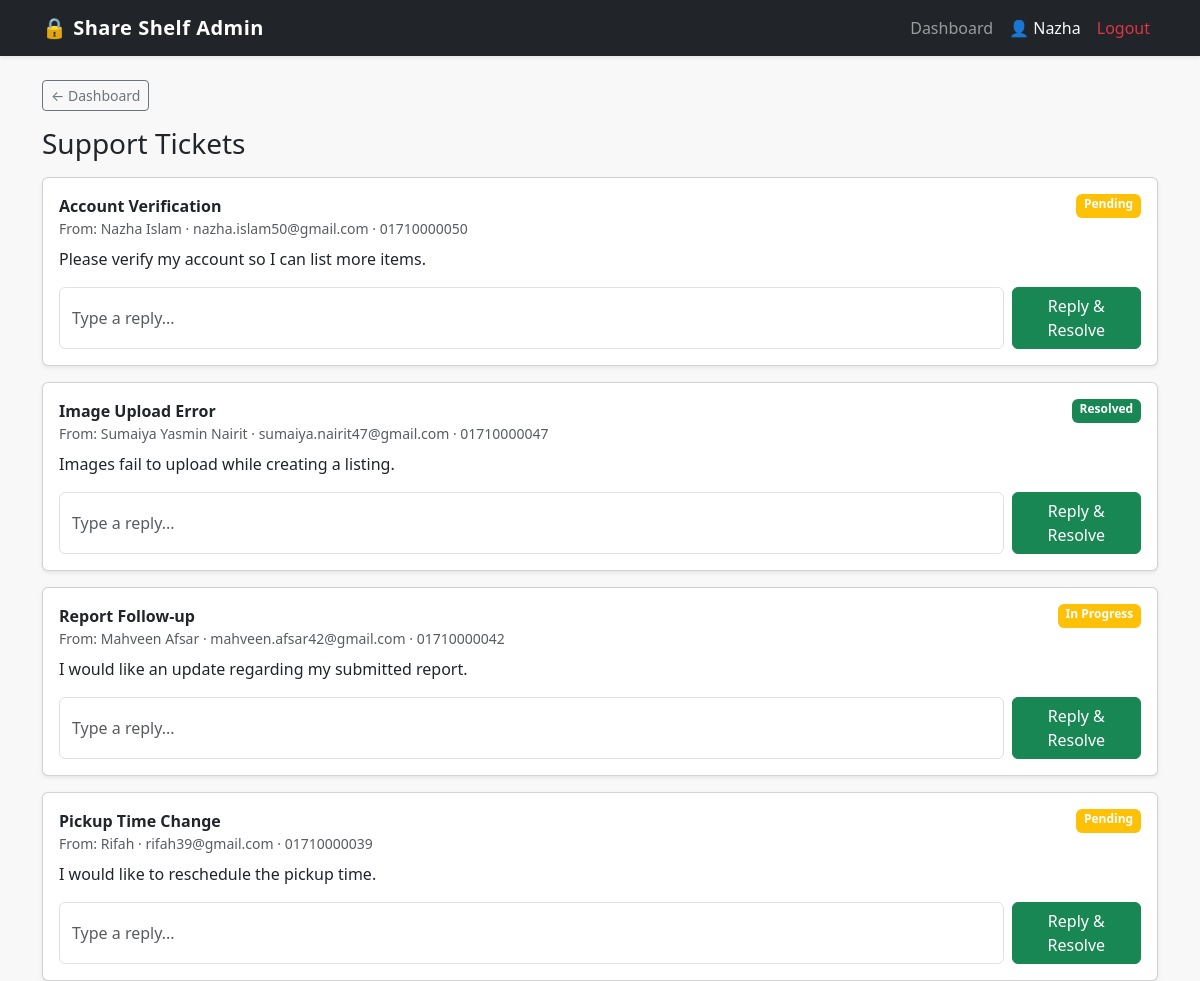
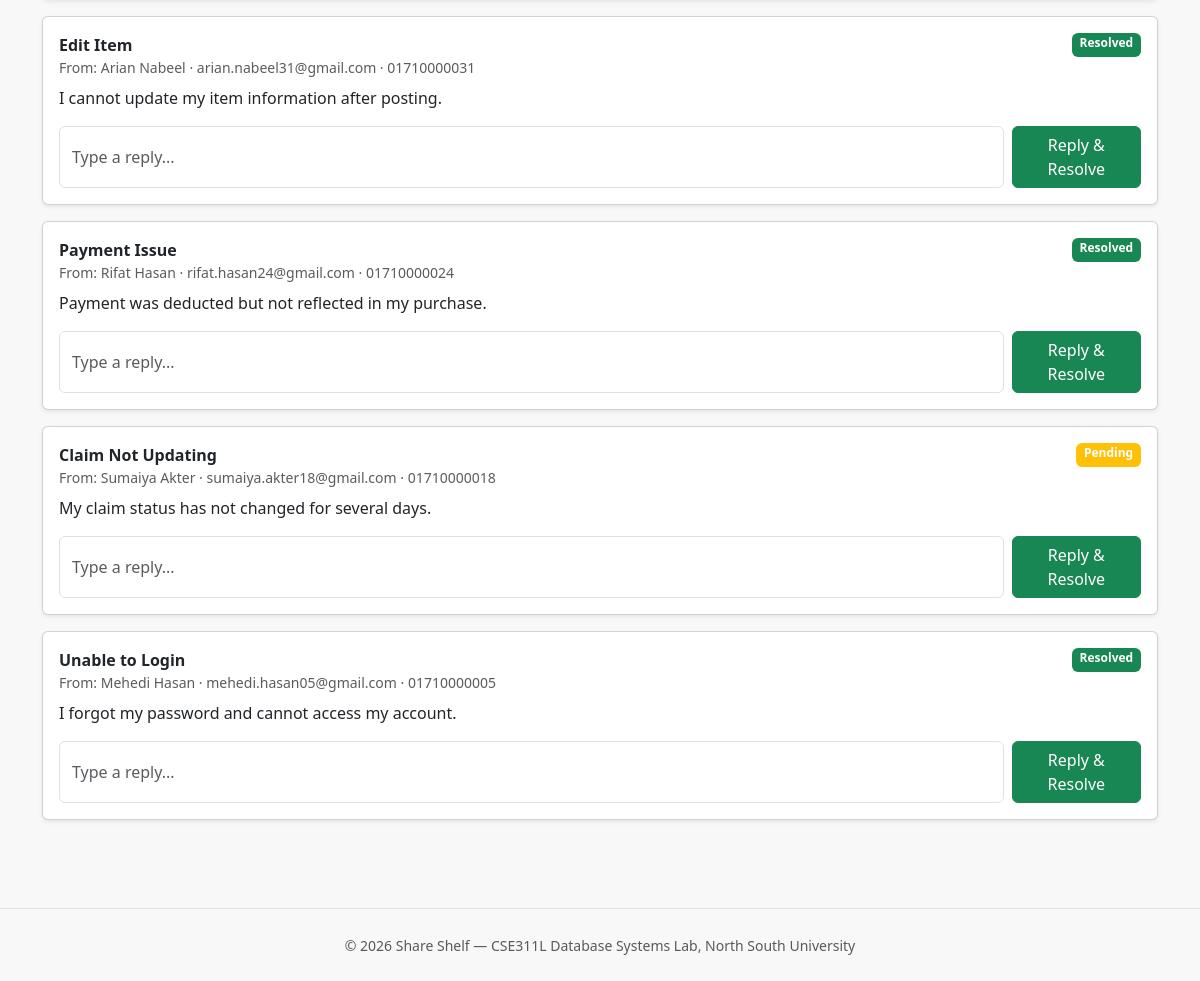
The app's page /share_shelf/admin_tickets.php (signed in) with its own data (2 pictures, top to bottom).
### tables this page shows
CREATE TABLE `support_ticket` (
  `Ticket_ID` int(11) NOT NULL AUTO_INCREMENT,
  `User_ID` int(11) DEFAULT NULL,
  `Contact_Name` varchar(100) DEFAULT NULL,
  `Contact_Email` varchar(255) DEFAULT NULL,
  `Contact_Phone` varchar(15) DEFAULT NULL,
  `Subject` varchar(100) NOT NULL,
  `Message` varchar(255) NOT NULL,
  `Status` varchar(50) NOT NULL,
  `Reply` varchar(500) DEFAULT NULL,
  `Reply_Date` datetime DEFAULT NULL,
  `Admin_ID` int(11) DEFAULT NULL,
  PRIMARY KEY (`Ticket_ID`),
  KEY `User_ID` (`User_ID`),
  KEY `fk_ticket_admin` (`Admin_ID`)
);

CREATE TABLE `user` (
  `User_ID` int(11) NOT NULL AUTO_INCREMENT,
  `First_Name` varchar(50) NOT NULL,
  `Last_Name` varchar(50) DEFAULT NULL,
  `Email` varchar(255) DEFAULT NULL,
  `Phone` varchar(15) NOT NULL,
  `Password` varchar(50) NOT NULL,
  `District` varchar(50) NOT NULL,
  `Area` varchar(50) NOT NULL,
  `Street` varchar(50) NOT NULL,
  `Is_Banned` tinyint(1) NOT NULL DEFAULT 0,
  `Is_Deleted` tinyint(1) NOT NULL DEFAULT 0,
  PRIMARY KEY (`User_ID`),
  UNIQUE KEY `uq_user_phone` (`Phone`),
  UNIQUE KEY `uq_user_email` (`Email`)
);

### share_shelf/admin_tickets.php (the view, shortened to what this page needs)
<?php
require "config/db.php";
$tickets = mysqli_query($conn, "
    SELECT t.*, u.First_Name, u.Last_Name, u.Email AS User_Email, u.Phone AS User_Phone
    FROM support_ticket t
    LEFT JOIN user u ON t.User_ID = u.User_ID
    ORDER BY (t.Status='Open') DESC, t.Ticket_ID DESC
");
include "includes/header.php";
?>
<a href="admin.php" class="btn btn-sm btn-outline-secondary mb-3">&larr; Dashboard</a>
<h3 class="mb-3">Support Tickets</h3>
<?php while ($t = mysqli_fetch_assoc($tickets)): ?>
  <div class="card shadow-sm mb-3">
    <div class="card-body">
      <div class="d-flex justify-content-between">
        <strong><?= htmlspecialchars($t['Subject']) ?></strong>
        <span class="badge bg-<?= $t['Status']==='Resolved'?'success':'warning' ?>"><?= htmlspecialchars($t['Status']) ?></span>
      </div>
      <div class="text-muted small mb-2">
        <?php if ($t['User_ID']): ?>
          From: <?= htmlspecialchars(trim(($t['First_Name'] ?? '') . ' ' . ($t['Last_Name'] ?? ''))) ?>
          <?php if (!empty($t['User_Email'])): ?> · <?= htmlspecialchars($t['User_Email']) ?><?php endif; ?>
          <?php if (!empty($t['User_Phone'])): ?> · <?= htmlspecialchars($t['User_Phone']) ?><?php endif; ?>
        <?php else: ?>
          From (guest): <?= htmlspecialchars($t['Contact_Name'] ?? 'Unknown') ?>
          <?php if (!empty($t['Contact_Email'])): ?> · <?= htmlspecialchars($t['Contact_Email']) ?><?php endif; ?>
          <?php if (!empty($t['Contact_Phone'])): ?> · <?= htmlspecialchars($t['Contact_Phone']) ?><?php endif; ?>
        <?php endif; ?>
      </div>
      <p><?= nl2br(htmlspecialchars($t['Message'])) ?></p>
      <?php if (!empty($t['Reply'])): ?>
        <div class="alert alert-light border small">
          <strong>Your reply:</strong> <?= nl2br(htmlspecialchars($t['Reply'])) ?>
          <?php if (!empty($t['Reply_Date'])): ?>
            <div class="text-muted mt-1"><?= htmlspecialchars($t['Reply_Date']) ?></div>
          <?php endif; ?>
        </div>
      <?php else: ?>
        <form method="post" class="d-flex gap-2">
          <input type="text" name="reply" class="form-control" placeholder="Type a reply..." required>
          <button class="btn btn-success" type="submit">Reply & Resolve</button>
        </form>
      <?php endif; ?>
    </div>
  </div>
<?php endwhile; ?>
<?php include "includes/footer.php"; ?>

### share_shelf/css/style.css (style rules this page uses)
body { background-color: #f7f8f7; }

### records on screen
support_ticket: Subject "Account Verification", Status "Pending", User_ID.Last_Name "Nazha Islam", User_ID.Email "nazha.islam50@gmail.com", User_ID.Phone "01710000050", Message "Please verify my account so I can list more items."
support_ticket: Subject "Image Upload Error", Status "Resolved", User_ID.Last_Name "Sumaiya Yasmin Nairit", User_ID.Email "sumaiya.nairit47@gmail.com", User_ID.Phone "01710000047", Message "Images fail to upload while creating a listing."
support_ticket: Subject "Report Follow-up", Status "In Progress", User_ID.Last_Name "Mahveen Afsar", User_ID.Email "mahveen.afsar42@gmail.com", User_ID.Phone "01710000042", Message "I would like an update regarding my submitted report."
support_ticket: Subject "Pickup Time Change", Status "Pending", User_ID.First_Name "Rifah", User_ID.Email "rifah39@gmail.com", User_ID.Phone "01710000039", Message "I would like to reschedule the pickup time."
support_ticket: Subject "Edit Item", Status "Resolved", User_ID.Last_Name "Arian Nabeel", User_ID.Email "arian.nabeel31@gmail.com", User_ID.Phone "01710000031", Message "I cannot update my item information after posting."
support_ticket: Subject "Payment Issue", Status "Resolved", User_ID.Last_Name "Rifat Hasan", User_ID.Email "rifat.hasan24@gmail.com", User_ID.Phone "01710000024", Message "Payment was deducted but not reflected in my purchase."
support_ticket: Subject "Claim Not Updating", Status "Pending", User_ID.Last_Name "Sumaiya Akter", User_ID.Email "sumaiya.akter18@gmail.com", User_ID.Phone "01710000018", Message "My claim status has not changed for several days."
support_ticket: Subject "Unable to Login", Status "Resolved", User_ID.Last_Name "Mehedi Hasan", User_ID.Email "mehedi.hasan05@gmail.com", User_ID.Phone "01710000005", Message "I forgot my password and cannot access my account."

### other values on screen
$_SESSION['admin_name'] "Nazha"
